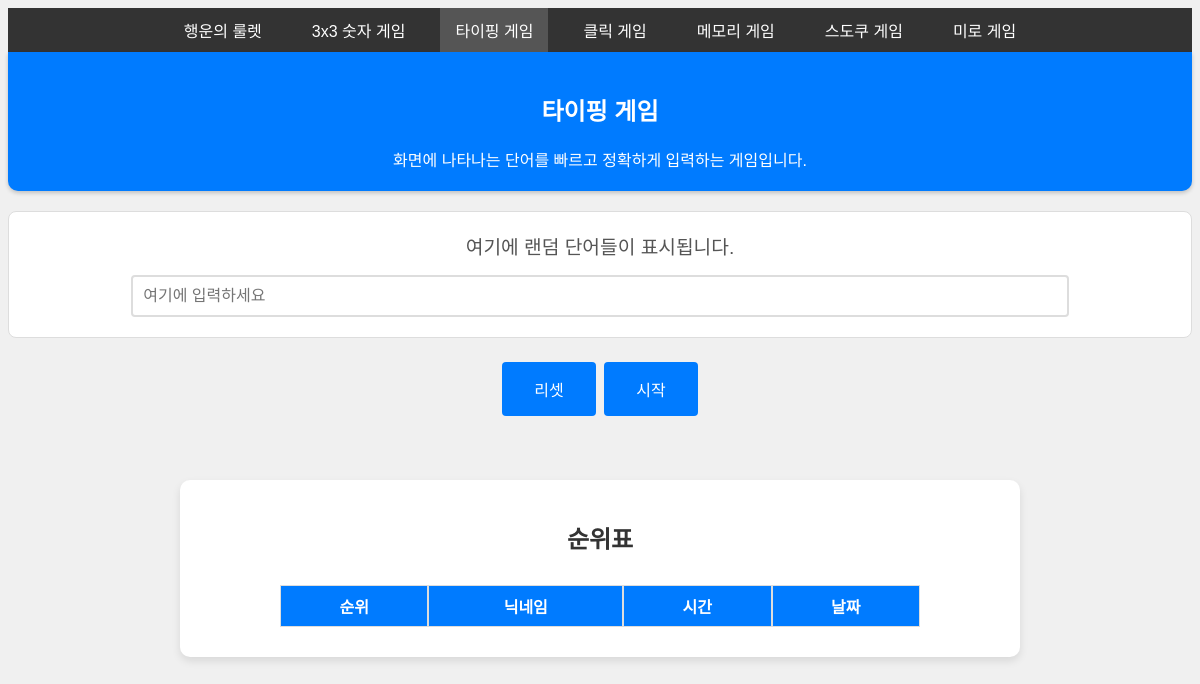
The page /typing on the database as committed earlier.
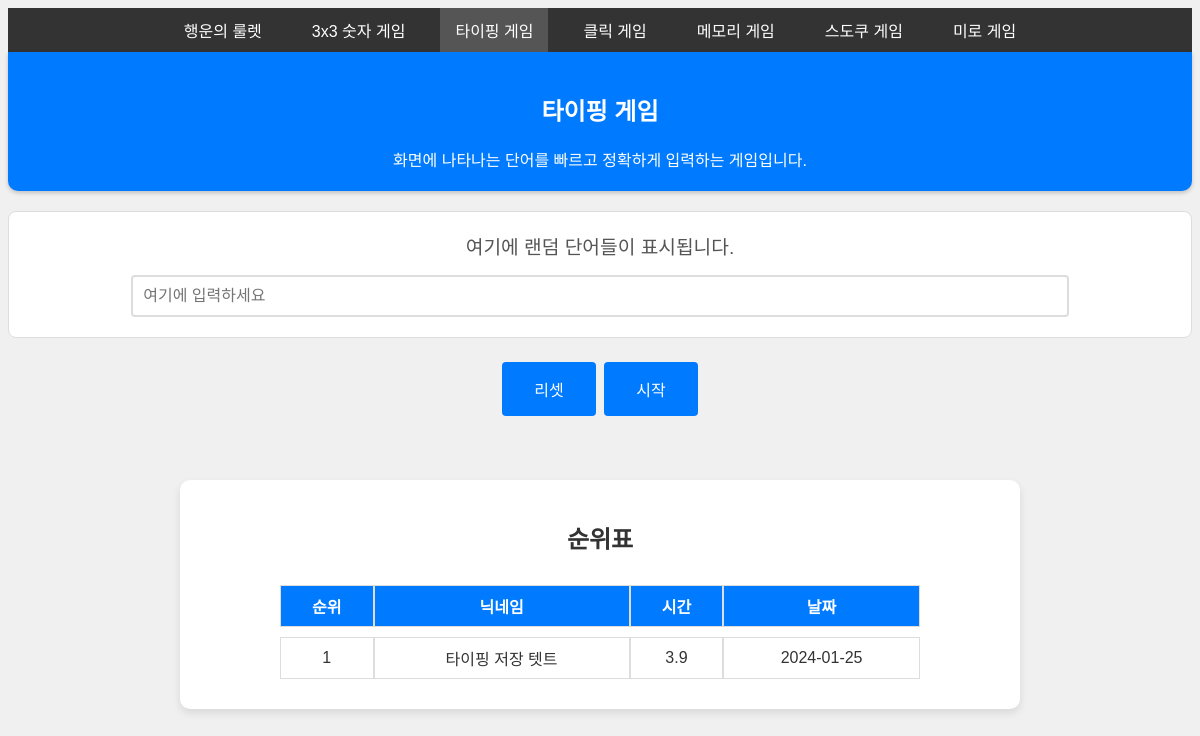
The same page on the database as committed later.
### tables this page shows
CREATE TABLE game_info (
            id INTEGER PRIMARY KEY AUTOINCREMENT,
            name TEXT NOT NULL,
            url TEXT NOT NULL,
            description TEXT NOT NULL
        );

CREATE TABLE game_records (
            id INTEGER PRIMARY KEY AUTOINCREMENT,
            ip TEXT NOT NULL,
            gametype TEXT NOT NULL,
            nickname TEXT NOT NULL,
            time REAL NOT NULL,
            date TEXT NOT NULL
        );

### app.py (the view)
@app.route('/typing')
def typing():
    db = get_db()
    cur = db.cursor()
    cur.execute("SELECT id, name, description FROM game_info WHERE id = 3")
    game_info = cur.fetchone()
    cur.execute("SELECT nickname, time, date FROM game_records WHERE gametype = 3 ORDER BY time ASC")
    records = cur.fetchall()
    ranked_records = [(index + 1, record['nickname'], record['time'], record['date']) for index, record in enumerate(records)]
    return render_template('typing.html', records=ranked_records, game_id=game_info['id'], game_name=game_info['name'], game_description=game_info['description'])

### app.py (called while the page is built)
def get_db():
    if 'db' not in g:
        g.db = sqlite3.connect(DATABASE_FILE)
        g.db.row_factory = sqlite3.Row
    return g.db

@app.context_processor
def inject_games():
    db = get_db()
    games = db.execute('SELECT id, name, url FROM game_info ORDER BY id ASC').fetchall()
    return {'games': games}

### templates/typing.html (shortened to what this page needs)
{% extends 'base.html' %}
{% block content %}
    <link rel="stylesheet" type="text/css" href="{{ url_for('static', filename='css/typing.css') }}">
    <div id="typing-game">
        <div id="sentence">여기에 랜덤 단어들이 표시됩니다.</div>
        <input type="text" id="user-input" placeholder="여기에 입력하세요" />
    </div>
    <button id="reset-button">리셋</button>
    <button id="start-button">시작</button>
{% endblock %}

### templates/base.html (shortened to what this page needs)
<!DOCTYPE html>
<html>
<head>
    <link rel="stylesheet" type="text/css" href="{{ url_for('static', filename='css/base.css') }}">
</head>
<body>
    <nav>
        <ul id="menu" class="hidden">
            {% for game in games %}
            <li class="{% if request.path.endswith(game.url) %}active{% endif %}">
                <a href="{{ url_for(game.url) }}">{{ game.name }}</a>
            </li>
            {% endfor %}
        </ul>
    </nav>
    <div id="header">
        <h2>{{ game_name }}</h2>
        <span>{{ game_description }}</span>
    </div>
    {% block content %}{% endblock %}
    {% if not request.path.endswith('/roulette') %}
    <div class="rank">
        <h2>순위표</h2>
        <table>
            <tr>
                <th>순위</th>
                <th>닉네임</th>
                <th>시간</th>
                <th>날짜</th>
            </tr>
            {% for record in records %}
            <tr>
                <td>{{ record[0] }}</td>
                <td>{{ record[1] }}</td>
                <td>{{ record[2] }}</td>
                <td>{{ record[3] }}</td>
            </tr>
            {% endfor %}
        </table>
    </div>
    {% endif %}
</body>
</html>

Rows that differ between the two databases and show on the page:
added game_records: record "1", nickname "타이핑 저장 텟트", time "3.9", date "2024-01-25"
